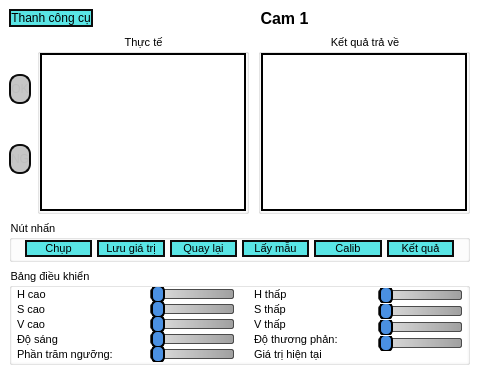
       <widget class="QStackedWidget" name="stackedWidget">
        <property name="sizePolicy">
         <sizepolicy hsizetype="Expanding" vsizetype="Expanding">
          <horstretch>0</horstretch>
          <verstretch>0</verstretch>
         </sizepolicy>
        </property>
        <property name="styleSheet">
         <string notr="true">QWidget {
	background-color: #ffffff;
}

QPushButton {
	background-color: #59e5e5;
	border-radius: 10px;
	border: 2px solid #0c0c0c;
}

QPushButton:hover  {
	background-color:#DDDDDD ;
}
QSlider::groove:horizontal {
    border: 1px solid #4b4b4b;
	background-color: rgb(75, 75, 75);
    height: 8px;
    background: qlineargradient(x1:0, y1:0, x2:1, y2:0, stop:0 #E0E0E0, stop:1 #A0A0A0);
    border-radius: 2px;
}

QSlider::handle:horizontal {
    background: #4A90E2;
    border: 2px solid black;
    width: 10px;
    height: 10px;
    margin: -5px 0;
    border-radius: 6px;
}

QSlider::handle:horizontal:hover {
    background: #a6c8ff;
}

QSlider::sub-page:horizontal {
    background: #F5F5F5  ;
    border-radius: 2px;
	border: 1px solid #4b4b4b;
}</string>
        </property>
        <widget class="QWidget" name="page">
         <layout class="QGridLayout" name="gridLayout_10">
          <item row="0" column="0">
           <layout class="QFormLayout" name="formLayout_3">
            <item row="0" column="0">
             <widget class="QPushButton" name="but_tool_cam1">
              <property name="text">
               <string>Thanh công cụ</string>
              </property>
              <property name="icon">
               <iconset resource="icons.qrc">
                <normaloff>:/icon/icons/Navigation-Menu-1--Streamline-Ultimate.png</normaloff>:/icon/icons/Navigation-Menu-1--Streamline-Ultimate.png</iconset>
              </property>
              <property name="checkable">
               <bool>false</bool>
              </property>
             </widget>
            </item>
            <item row="0" column="1">
             <widget class="QLabel" name="label_8">
              <property name="font">
               <font>
                <pointsize>12</pointsize>
                <weight>75</weight>
                <bold>true</bold>
               </font>
              </property>
              <property name="text">
               <string>Cam 1</string>
              </property>
              <property name="alignment">
               <set>Qt::AlignCenter</set>
              </property>
             </widget>
            </item>
           </layout>
          </item>
          <item row="1" column="0">
           <layout class="QFormLayout" name="formLayout_4">
            <item row="0" column="0">
             <layout class="QVBoxLayout" name="verticalLayout_6">
              <property name="spacing">
               <number>0</number>
              </property>
              <property name="sizeConstraint">
               <enum>QLayout::SetMinAndMaxSize</enum>
              </property>
              <item>
               <spacer name="verticalSpacer_6">
                <property name="orientation">
                 <enum>Qt::Vertical</enum>
                </property>
                <property name="sizeHint" stdset="0">
                 <size>
                  <width>20</width>
                  <height>40</height>
                 </size>
                </property>
               </spacer>
              </item>
              <item>
               <widget class="QPushButton" name="label_ok_cam1">
                <property name="enabled">
                 <bool>false</bool>
                </property>
                <property name="minimumSize">
                 <size>
                  <width>0</width>
                  <height>30</height>
                 </size>
                </property>
                <property name="styleSheet">
                 <string notr="true">background-color: #c6c6c6;</string>
                </property>
                <property name="text">
                 <string>OK</string>
                </property>
                <property name="icon">
                 <iconset resource="icons.qrc">
                  <normaloff>:/icon/icons/Like-1--Streamline-Ultimate.png</normaloff>:/icon/icons/Like-1--Streamline-Ultimate.png</iconset>
                </property>
               </widget>
              </item>
              <item>
               <spacer name="verticalSpacer_5">
                <property name="orientation">
                 <enum>Qt::Vertical</enum>
                </property>
                <property name="sizeHint" stdset="0">
                 <size>
                  <width>20</width>
                  <height>40</height>
                 </size>
                </property>
               </spacer>
              </item>
              <item>
               <widget class="QPushButton" name="label_ng_cam1">
                <property name="enabled">
                 <bool>false</bool>
                </property>
                <property name="minimumSize">
                 <size>
                  <width>0</width>
                  <height>30</height>
                 </size>
                </property>
                <property name="styleSheet">
                 <string notr="true">background-color: #c6c6c6;</string>
                </property>
                <property name="text">
                 <string>NG</string>
                </property>
                <property name="icon">
                 <iconset resource="icons.qrc">
                  <normaloff>:/icon/icons/Thumb-Down-Dislike--Streamline-Ultimate.png</normaloff>:/icon/icons/Thumb-Down-Dislike--Streamline-Ultimate.png</iconset>
                </property>
               </widget>
              </item>
              <item>
               <spacer name="verticalSpacer_7">
                <property name="orientation">
                 <enum>Qt::Vertical</enum>
                </property>
                <property name="sizeHint" stdset="0">
                 <size>
                  <width>20</width>
                  <height>40</height>
                 </size>
                </property>
               </spacer>
              </item>
             </layout>
            </item>
            <item row="0" column="1">
             <widget class="QWidget" name="widget" native="true">
              <layout class="QGridLayout" name="gridLayout_7">
               <property name="leftMargin">
                <number>0</number>
               </property>
               <property name="topMargin">
                <number>0</number>
               </property>
               <property name="rightMargin">
                <number>0</number>
               </property>
               <property name="bottomMargin">
                <number>0</number>
               </property>
               <property name="horizontalSpacing">
                <number>9</number>
               </property>
               <property name="verticalSpacing">
                <number>0</number>
               </property>
               <item row="0" column="0">
                <widget class="QGroupBox" name="groupBox">
                 <property name="sizePolicy">
                  <sizepolicy hsizetype="Expanding" vsizetype="Expanding">
                   <horstretch>0</horstretch>
                   <verstretch>0</verstretch>
                  </sizepolicy>
                 </property>
                 <property name="font">
                  <font>
                   <pointsize>8</pointsize>
                   <weight>50</weight>
                   <bold>false</bold>
                  </font>
                 </property>
                 <property name="styleSheet">
                  <string notr="true"/>
                 </property>
                 <property name="title">
                  <string>Thực tế</string>
                 </property>
                 <property name="alignment">
                  <set>Qt::AlignBottom|Qt::AlignHCenter</set>
                 </property>
                 <property name="flat">
                  <bool>true</bool>
                 </property>
                 <property name="checkable">
                  <bool>false</bool>
                 </property>
                 <layout class="QGridLayout" name="gridLayout_3">
                  <property name="leftMargin">
                   <number>0</number>
                  </property>
                  <property name="topMargin">
                   <number>0</number>
                  </property>
                  <property name="rightMargin">
                   <number>0</number>
                  </property>
                  <property name="bottomMargin">
                   <number>0</number>
                  </property>
                  <property name="spacing">
                   <number>0</number>
                  </property>
                  <item row="0" column="0">
                   <widget class="QLabel" name="show_pic_cam_cam1">
                    <property name="styleSheet">
                     <string notr="true">background-color: rgb(255, 255, 255);
border: 2px solid black;</string>
                    </property>
                    <property name="text">
                     <string/>
                    </property>
                   </widget>
                  </item>
                 </layout>
                </widget>
               </item>
               <item row="0" column="1">
                <widget class="QGroupBox" name="groupBox_2">
                 <property name="sizePolicy">
                  <sizepolicy hsizetype="Expanding" vsizetype="Expanding">
                   <horstretch>0</horstretch>
                   <verstretch>0</verstretch>
                  </sizepolicy>
                 </property>
                 <property name="font">
                  <font>
                   <pointsize>8</pointsize>
                   <weight>50</weight>
                   <bold>false</bold>
                  </font>
                 </property>
                 <property name="styleSheet">
                  <string notr="true"/>
                 </property>
                 <property name="title">
                  <string>Kết quả trả về</string>
                 </property>
                 <property name="alignment">
                  <set>Qt::AlignBottom|Qt::AlignHCenter</set>
                 </property>
                 <property name="flat">
                  <bool>true</bool>
                 </property>
                 <property name="checkable">
                  <bool>false</bool>
                 </property>
                 <layout class="QGridLayout" name="gridLayout_4">
                  <property name="leftMargin">
                   <number>0</number>
                  </property>
                  <property name="topMargin">
                   <number>0</number>
                  </property>
                  <property name="rightMargin">
                   <number>0</number>
                  </property>
                  <property name="bottomMargin">
                   <number>0</number>
                  </property>
                  <property name="spacing">
                   <number>0</number>
                  </property>
                  <item row="0" column="0">
                   <widget class="QStackedWidget" name="stackedWidget_2">
                    <property name="currentIndex">
                     <number>1</number>
                    </property>
                    <widget class="QWidget" name="real">
                     <layout class="QGridLayout" name="gridLayout_5">
                      <property name="leftMargin">
                       <number>0</number>
                      </property>
                      <property name="topMargin">
                       <number>0</number>
                      </property>
                      <property name="rightMargin">
                       <number>0</number>
                      </property>
                      <property name="bottomMargin">
                       <number>0</number>
                      </property>
                      <property name="spacing">
                       <number>0</number>
                      </property>
                      <item row="0" column="0">
                       <widget class="QLabel" name="show_pic_real_cam1">
                        <property name="styleSheet">
                         <string notr="true">background-color: rgb(255, 255, 255);
border: 2px solid black;</string>
                        </property>
                        <property name="text">
                         <string/>
                        </property>
                       </widget>
                      </item>
                     </layout>
                    </widget>
                    <widget class="QWidget" name="thread">
                     <layout class="QGridLayout" name="gridLayout_6">
                      <property name="leftMargin">
                       <number>0</number>
                      </property>
                      <property name="topMargin">
                       <number>0</number>
                      </property>
                      <property name="rightMargin">
                       <number>0</number>
                      </property>
                      <property name="bottomMargin">
                       <number>0</number>
                      </property>
                      <property name="spacing">
                       <number>0</number>
                      </property>
                      <item row="0" column="0">
                       <widget class="QLabel" name="show_pic_thread_cam1">
                        <property name="styleSheet">
                         <string notr="true">background-color: rgb(255, 255, 255);
border: 2px solid black;</string>
                        </property>
                        <property name="text">
                         <string/>
                        </property>
                       </widget>
                      </item>
                     </layout>
                    </widget>
                   </widget>
                  </item>
                 </layout>
                </widget>
               </item>
              </layout>
             </widget>
            </item>
           </layout>
          </item>
          <item row="2" column="0">
           <widget class="QGroupBox" name="groupBox_3">
            <property name="font">
             <font>
              <pointsize>8</pointsize>
             </font>
            </property>
            <property name="title">
             <string>Nút nhấn</string>
            </property>
            <layout class="QGridLayout" name="gridLayout_8">
             <property name="sizeConstraint">
              <enum>QLayout::SetMinAndMaxSize</enum>
             </property>
             <property name="leftMargin">
              <number>0</number>
             </property>
             <property name="topMargin">
              <number>0</number>
             </property>
             <property name="rightMargin">
              <number>0</number>
             </property>
             <property name="bottomMargin">
              <number>0</number>
             </property>
             <property name="spacing">
              <number>0</number>
             </property>
             <item row="0" column="0">
              <layout class="QHBoxLayout" name="horizontalLayout_2">
               <property name="spacing">
                <number>5</number>
               </property>
               <item>
                <spacer name="horizontalSpacer_4">
                 <property name="orientation">
                  <enum>Qt::Horizontal</enum>
                 </property>
                 <property name="sizeType">
                  <enum>QSizePolicy::Preferred</enum>
                 </property>
                 <property name="sizeHint" stdset="0">
                  <size>
                   <width>13</width>
                   <height>20</height>
                  </size>
                 </property>
                </spacer>
               </item>
               <item>
                <widget class="QPushButton" name="but_take_picture_cam1">
                 <property name="text">
                  <string>Chụp</string>
                 </property>
                 <property name="icon">
                  <iconset resource="icons.qrc">
                   <normaloff>:/icon/icons/Cursor-Select-Frame--Streamline-Ultimate.png</normaloff>:/icon/icons/Cursor-Select-Frame--Streamline-Ultimate.png</iconset>
                 </property>
                </widget>
               </item>
               <item>
                <widget class="QPushButton" name="but_saving_cam1">
                 <property name="text">
                  <string>Lưu giá trị</string>
                 </property>
                 <property name="icon">
                  <iconset resource="icons.qrc">
                   <normaloff>:/icon/icons/Time-Clock-File-Refresh--Streamline-Ultimate.png</normaloff>:/icon/icons/Time-Clock-File-Refresh--Streamline-Ultimate.png</iconset>
                 </property>
                </widget>
               </item>
               <item>
                <widget class="QPushButton" name="but_undo_cam1">
                 <property name="text">
                  <string>Quay lại</string>
                 </property>
                 <property name="icon">
                  <iconset resource="icons.qrc">
                   <normaloff>:/icon/icons/Navigation-Right--Streamline-Ultimate.png</normaloff>:/icon/icons/Navigation-Right--Streamline-Ultimate.png</iconset>
                 </property>
                </widget>
               </item>
               <item>
                <widget class="QPushButton" name="but_take_sample_cam1">
                 <property name="text">
                  <string>Lấy mẫu</string>
                 </property>
                 <property name="icon">
                  <iconset resource="icons.qrc">
                   <normaloff>:/icon/icons/Append-Data-To-Spreadsheet--Streamline-Ultimate.png</normaloff>:/icon/icons/Append-Data-To-Spreadsheet--Streamline-Ultimate.png</iconset>
                 </property>
                </widget>
               </item>
               <item>
                <widget class="QPushButton" name="but_calib_cam1">
                 <property name="text">
                  <string>Calib</string>
                 </property>
                 <property name="icon">
                  <iconset resource="icons.qrc">
                   <normaloff>:/icon/icons/Cell-Select-1--Streamline-Ultimate.png</normaloff>:/icon/icons/Cell-Select-1--Streamline-Ultimate.png</iconset>
                 </property>
                </widget>
               </item>
               <item>
                <widget class="QPushButton" name="but_result_cam1">
                 <property name="text">
                  <string>Kết quả</string>
                 </property>
                 <property name="icon">
                  <iconset resource="icons.qrc">
                   <normaloff>:/icon/icons/Navigation-Arrows-Right-1--Streamline-Ultimate.png</normaloff>:/icon/icons/Navigation-Arrows-Right-1--Streamline-Ultimate.png</iconset>
                 </property>
                </widget>
               </item>
               <item>
                <spacer name="horizontalSpacer_5">
                 <property name="orientation">
                  <enum>Qt::Horizontal</enum>
                 </property>
                 <property name="sizeType">
                  <enum>QSizePolicy::Preferred</enum>
                 </property>
                 <property name="sizeHint" stdset="0">
                  <size>
                   <width>13</width>
                   <height>20</height>
                  </size>
                 </property>
                </spacer>
               </item>
              </layout>
             </item>
            </layout>
           </widget>
          </item>
          <item row="3" column="0">
           <widget class="QGroupBox" name="groupBox_4">
            <property name="font">
             <font>
              <pointsize>8</pointsize>
             </font>
            </property>
            <property name="title">
             <string>Bảng điều khiển</string>
            </property>
            <layout class="QGridLayout" name="gridLayout_12">
             <property name="leftMargin">
              <number>0</number>
             </property>
             <property name="topMargin">
              <number>0</number>
             </property>
             <property name="rightMargin">
              <number>0</number>
             </property>
             <property name="bottomMargin">
              <number>0</number>
             </property>
             <property name="spacing">
              <number>0</number>
             </property>
             <item row="0" column="0">
              <widget class="QWidget" name="widget_4" native="true">
               <layout class="QGridLayout" name="gridLayout_9">
                <property name="leftMargin">
                 <number>0</number>
                </property>
                <property name="topMargin">
                 <number>0</number>
                </property>
                <property name="rightMargin">
                 <number>0</number>
                </property>
                <property name="bottomMargin">
                 <number>0</number>
                </property>
                <property name="spacing">
                 <number>0</number>
                </property>
                <item row="0" column="0">
                 <layout class="QVBoxLayout" name="verticalLayout_7">
                  <property name="spacing">
                   <number>0</number>
                  </property>
                  <property name="leftMargin">
                   <number>5</number>
                  </property>
                  <item>
                   <widget class="QLabel" name="show_h_high_cam1">
                    <property name="text">
                     <string>H cao</string>
                    </property>
                   </widget>
                  </item>
                  <item>
                   <widget class="QLabel" name="show_s_high_cam1">
                    <property name="text">
                     <string>S cao</string>
                    </property>
                   </widget>
                  </item>
                  <item>
                   <widget class="QLabel" name="show_v_high_cam1">
                    <property name="text">
                     <string>V cao</string>
                    </property>
                   </widget>
                  </item>
                  <item>
                   <widget class="QLabel" name="show_bright_cam1">
                    <property name="text">
                     <string>Độ sáng</string>
                    </property>
                   </widget>
                  </item>
                  <item>
                   <widget class="QLabel" name="show_ratio_cam1">
                    <property name="text">
                     <string>Phần trăm ngưỡng:            </string>
                    </property>
                   </widget>
                  </item>
                 </layout>
                </item>
                <item row="0" column="1">
                 <layout class="QVBoxLayout" name="verticalLayout_8">
                  <property name="rightMargin">
                   <number>10</number>
                  </property>
                  <item>
                   <widget class="QSlider" name="slider_h_high_cam1">
                    <property name="orientation">
                     <enum>Qt::Horizontal</enum>
                    </property>
                   </widget>
                  </item>
                  <item>
                   <widget class="QSlider" name="slider_s_high_cam1">
                    <property name="orientation">
                     <enum>Qt::Horizontal</enum>
                    </property>
                   </widget>
                  </item>
                  <item>
                   <widget class="QSlider" name="slider_v_high_cam1">
                    <property name="orientation">
                     <enum>Qt::Horizontal</enum>
                    </property>
                   </widget>
                  </item>
                  <item>
                   <widget class="QSlider" name="slider_bright_cam1">
                    <property name="orientation">
                     <enum>Qt::Horizontal</enum>
                    </property>
                   </widget>
                  </item>
                  <item>
                   <widget class="QSlider" name="slider_ratio_cam1">
                    <property name="orientation">
                     <enum>Qt::Horizontal</enum>
                    </property>
                   </widget>
                  </item>
                 </layout>
                </item>
               </layout>
              </widget>
             </item>
             <item row="0" column="1">
              <widget class="QWidget" name="widget_5" native="true">
               <layout class="QGridLayout" name="gridLayout_11">
                <property name="leftMargin">
                 <number>0</number>
                </property>
                <property name="topMargin">
                 <number>0</number>
                </property>
                <property name="rightMargin">
                 <number>0</number>
                </property>
                <property name="bottomMargin">
                 <number>0</number>
                </property>
                <property name="spacing">
                 <number>0</number>
                </property>
                <item row="0" column="0">
                 <layout class="QVBoxLayout" name="verticalLayout_9">
                  <property name="spacing">
                   <number>0</number>
                  </property>
                  <property name="sizeConstraint">
                   <enum>QLayout::SetDefaultConstraint</enum>
                  </property>
                  <property name="leftMargin">
                   <number>10</number>
                  </property>
                  <item>
                   <widget class="QLabel" name="show_h_low_cam1">
                    <property name="text">
                     <string>H thấp</string>
                    </property>
                   </widget>
                  </item>
                  <item>
                   <widget class="QLabel" name="show_s_low_cam1">
                    <property name="text">
                     <string>S thấp</string>
                    </property>
                   </widget>
                  </item>
                  <item>
                   <widget class="QLabel" name="show_v_low_cam1">
                    <property name="text">
                     <string>V thấp</string>
                    </property>
                   </widget>
                  </item>
                  <item>
                   <widget class="QLabel" name="show_contrast_cam1">
                    <property name="text">
                     <string>Độ thương phản:             </string>
                    </property>
                   </widget>
                  </item>
                  <item>
                   <widget class="QLabel" name="show_value_now_cam1">
                    <property name="text">
                     <string>Giá trị hiện tại</string>
                    </property>
                   </widget>
                  </item>
                 </layout>
                </item>
                <item row="0" column="1">
                 <layout class="QVBoxLayout" name="verticalLayout_10">
                  <property name="spacing">
                   <number>0</number>
                  </property>
                  <property name="rightMargin">
                   <number>5</number>
                  </property>
                  <item>
                   <widget class="QSlider" name="slider_h_low_cam1">
                    <property name="orientation">
                     <enum>Qt::Horizontal</enum>
                    </property>
                   </widget>
                  </item>
                  <item>
                   <widget class="QSlider" name="slider_s_low_cam1">
                    <property name="orientation">
                     <enum>Qt::Horizontal</enum>
                    </property>
                   </widget>
                  </item>
                  <item>
                   <widget class="QSlider" name="slider_v_low_cam1">
                    <property name="orientation">
                     <enum>Qt::Horizontal</enum>
                    </property>
                   </widget>
                  </item>
                  <item>
                   <widget class="QSlider" name="slider_contrast_cam1">
                    <property name="orientation">
                     <enum>Qt::Horizontal</enum>
                    </property>
                   </widget>
                  </item>
                  <item>
                   <spacer name="horizontalSpacer_7">
                    <property name="orientation">
                     <enum>Qt::Horizontal</enum>
                    </property>
                    <property name="sizeType">
                     <enum>QSizePolicy::Expanding</enum>
                    </property>
                    <property name="sizeHint" stdset="0">
                     <size>
                      <width>40</width>
                      <height>10</height>
                     </size>
                    </property>
                   </spacer>
                  </item>
                 </layout>
                </item>
               </layout>
              </widget>
             </item>
            </layout>
           </widget>
          </item>
         </layout>
        </widget>
        <widget class="QWidget" name="page_2"/>
       </widget>
